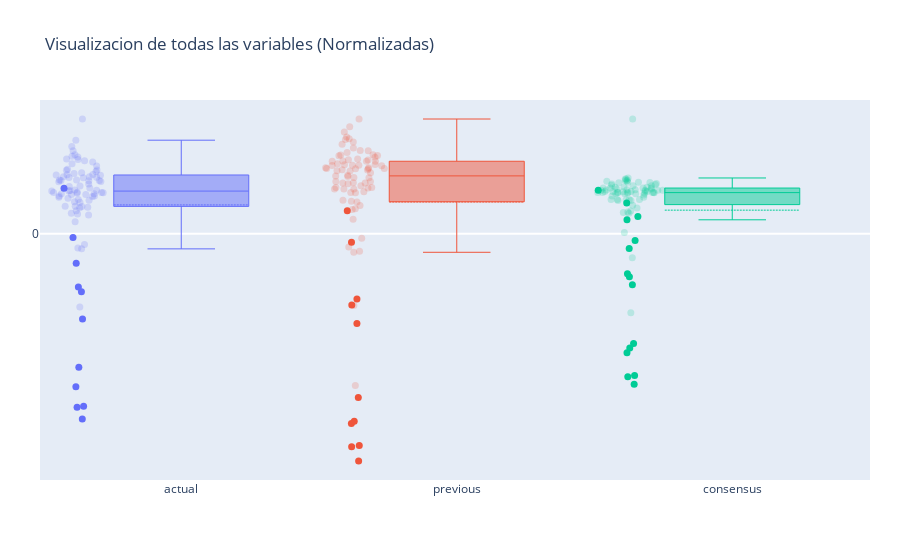

Notebook source saved alongside this figure:
### Code cell
grafica = g_boxplot_varios(df_box)
py.iplot(grafica)
